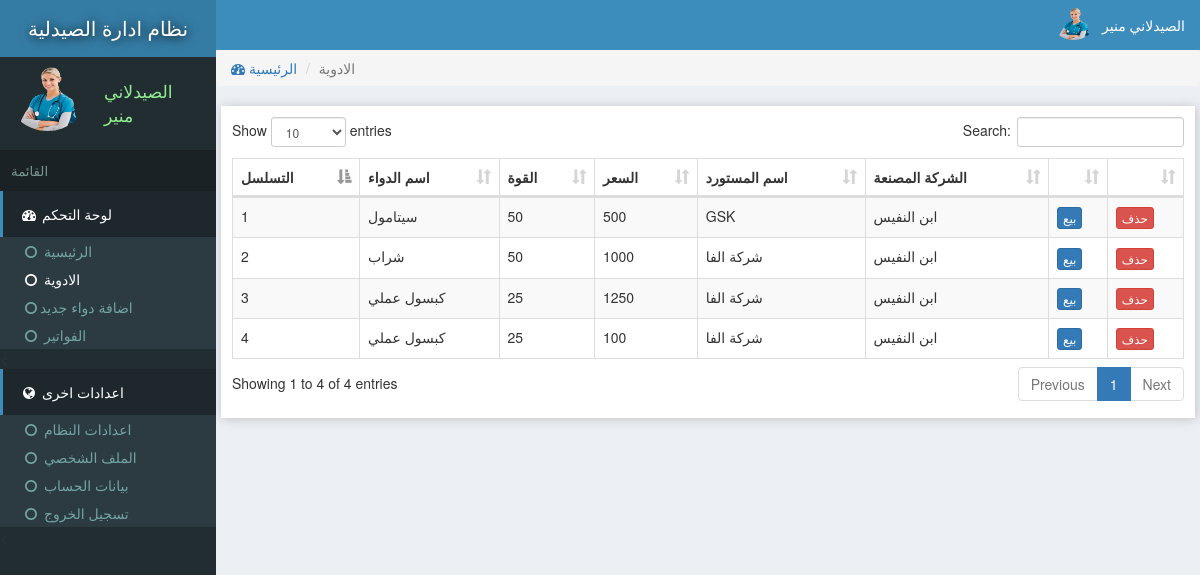
Screenshot of /inventeries.php (signed in) with the database file from the repository.
### tables this page shows
CREATE TABLE `site` (
  `id` int(11) NOT NULL,
  `title` varchar(222) NOT NULL,
  `name` varchar(222) NOT NULL
);

CREATE TABLE `users` (
  `id` int(11) NOT NULL,
  `email` varchar(222) NOT NULL,
  `password` varchar(222) NOT NULL,
  `name` varchar(222) NOT NULL,
  `pic` varchar(222) NOT NULL,
  `number` varchar(222) NOT NULL,
  `date` timestamp NOT NULL DEFAULT current_timestamp()
);

CREATE TABLE `inventeries` (
  `id` int(11) NOT NULL,
  `catId` int(11) NOT NULL,
  `supplier` varchar(222) NOT NULL,
  `name` text NOT NULL,
  `unit` text NOT NULL,
  `price` text NOT NULL,
  `pic` text NOT NULL,
  `description` text NOT NULL,
  `company` varchar(111) NOT NULL,
  `date` timestamp NOT NULL DEFAULT current_timestamp()
);

### assets/db.php (called while the page is built, shortened)
<?php
    $con = new mysqli('localhost','root','','store');
    $array = $con->query("select * from users where id ='$_SESSION[userId]'");
    $user = $array->fetch_assoc();
?>

### inventeries.php (the view, shortened to what this page needs)
<?php require "assets/function.php" ?>
<?php require 'assets/db.php';?>
<!DOCTYPE html>
<html>
<head>
<link rel="stylesheet" href="js/datatables.net-bs/css/dataTables.bootstrap.min.css">
  <?php require "assets/autoloader.php" ?>
</head>
<body style="background: #ECF0F5;padding:0;margin:0">
<div class="dashboard" style="position: fixed;width: 18%;height: 100%;background:#222D32">
  <div style="background:#357CA5;padding: 14px 3px;color:white;font-size: 15pt;text-align: center;text-shadow: 1px 1px 11px black">
    <a href="index.php" style="color: white;text-decoration: none;"><?php echo strtoupper(siteName()); ?> </a>
  </div>
  <div class="flex" style="padding: 3px 7px;margin:5px 2px;">
    <div><img src="photo/<?php echo $user['pic'] ?>" class='img-circle' style='width: 77px;height: 66px'></div>
    <div style="color:lightgreen;font-size: 13pt;padding: 14px 7px;margin-left: 11px;"><?php echo ucfirst($user['name']); ?></div>
  </div>
  <div style="background: #1A2226;font-size: 10pt;padding: 11px;color: #79978F">القائمة</div>
  <div>
    <div style="background:#1E282C;color: white;padding: 13px 17px;border-left: 3px solid #3C8DBC;"><span><i class="fa fa-dashboard fa-fw"></i> لوحة التحكم</span></div>
    <div class="item">
      <ul class="nostyle zero">
        <a href="index.php"><li ><i class="fa fa-circle-o fa-fw"></i> الرئيسية</li></a>
        <a href="inventeries.php"><li style="color: white"><i class="fa fa-circle-o fa-fw"></i> الادوية</li></a>
       <a href="addnew.php"><li><i class="fa fa-circle-o fa-fw"></i>اضافة دواء جديد</li></a>
        <a href="reports.php"><li><i class="fa fa-circle-o fa-fw"></i> الفواتير</li></a>
      </ul><
    </div>
  </div>
  <div style="background:#1E282C;color: white;padding: 13px 17px;border-left: 3px solid #3C8DBC;"><span><i class="fa fa-globe fa-fw"></i> اعدادات اخرى</span></div>
  <div class="item">
      <ul class="nostyle zero">
        <a href="sitesetting.php"><li><i class="fa fa-circle-o fa-fw"></i> اعدادات النظام</li></a>
       <a href="profile.php"><li><i class="fa fa-circle-o fa-fw"></i> الملف الشخصي</li></a>
        <a href="accountSetting.php"><li><i class="fa fa-circle-o fa-fw"></i> بيانات الحساب</li></a>
        <a href="logout.php"><li><i class="fa fa-circle-o fa-fw"></i> تسجيل الخروج</li></a>
      </ul><
    </div>
</div>
<div class="marginLeft" >
  <div style="color:white;background:#3C8DBC" >
    <div class="pull-right flex rightAccount" style="padding-right: 11px;padding: 7px;">
      <div><img src="photo/<?php echo $user['pic'] ?>" style='width: 41px;height: 33px;' class='img-circle'></div>
      <div style="padding: 8px"><?php echo ucfirst($user['name']) ?></div>
    </div>
  </div>
<?php
if (isset($_GET['catId']))
{
  $catId = $_GET['catId'];
  $array = $con->query("select * from categories where id='$catId'");
  $catArray =$array->fetch_assoc();
  $catName = $catArray['name'];
  $stockArray = $con->query("select * from inventeries where catId='$catArray[id]'");
}
else
{
  $catName = "الادوية";
  $stockArray = $con->query("select * from inventeries");
}
 ?>
  <div class="content">
   <ol class="breadcrumb ">
        <li><a href="index.php"><i class="fa fa-dashboard"></i> الرئيسية</a></li>
        <li class="active"><?php echo $catName ?></li>
    </ol>
  <div class="tableBox" >
    <table id="dataTable" class="table table-bordered table-striped" style="z-index: -1">
      <thead>
        <th>التسلسل</th>
        <th>اسم الدواء</th>
        <th>القوة</th>
        <th>السعر</th>
        <th>اسم المستورد</th>
        <th>الشركة المصنعة</th>
        <th></th>
        <th></th>
      </thead>
     <tbody>
      <?php $i=0;
        while ($row = $stockArray->fetch_assoc())
        {
          $i=$i+1;
          $id = $row['id'];
        ?>
          <tr>
            <td><?php echo $i; ?></td>
            <td><?php echo $row['name']; ?></td>
            <td><?php echo $row['unit']; ?></td>
            <td><?php echo $row['price']; ?></td>
            <td><?php echo $row['supplier']; ?></td>
            <td><?php echo $row['company']; ?></td>
            <?php
            if (!empty($_SESSION['bill']))
            {
            foreach ($_SESSION['bill'] as $key => $value)
            {
              if (in_array($row['id'], $_SESSION['bill'][$key]))
              {
                echo "<td>تم الاختيار</td>";break;
              }
               else
               {
              ?>
            <td id='selection<?php echo $i; ?>'><button class="btn btn-primary btn-xs" onclick="addInBill('<?php echo $id ?>','<?php echo $i; ?>')">بيع</button></td>
              <?php break;} } } else {?>
              <td id='selection<?php echo $i; ?>'><button class="btn btn-primary btn-xs" onclick="addInBill('<?php echo $id ?>','<?php echo $i; ?>')">بيع</button></td>
              <?php } ?>
              <td colspan="center"><a href="delete.php?item=<?php echo $row['id'] ?>&url=<?php echo $_SERVER['QUERY_STRING'] ?>"><button class='btn btn-danger btn-xs'>حذف</button></a></td>
          </tr>
      <?php
        }
       ?>
     </tbody>
    </table>
  </div>
  </div>
</div>
</body>
</html>

### rows the page displays
site: name "نظام ادارة الصيدلية"
users: pic (picture), name "الصيدلاني منير"
inventeries: name "سيتامول", unit "50", price "500", supplier "GSK", company "ابن النفيس"
inventeries: name "شراب", unit "50", price "1000", supplier "شركة الفا", company "ابن النفيس"
inventeries: name "كبسول عملي", unit "25", price "1250", supplier "شركة الفا", company "ابن النفيس"
inventeries: name "كبسول عملي", unit "25", price "100", supplier "شركة الفا", company "ابن النفيس"

### other values shown
$catName "الادوية"
